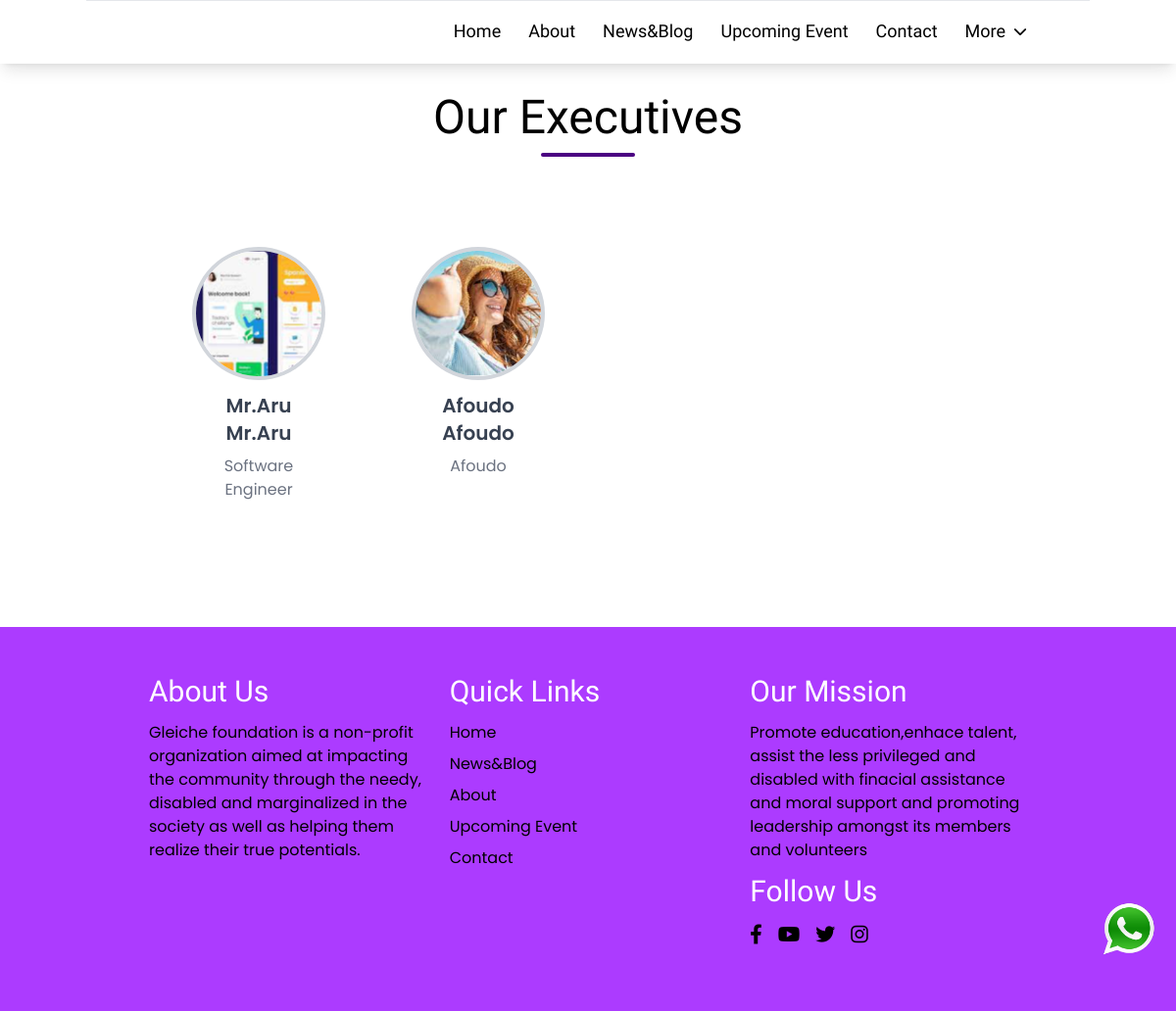
Page /executives/ on the committed database.
### backend/models.py (models this page shows, shortened)
class Executive(models.Model):
    image = models.ImageField(upload_to=executives_upload_to_dir, default=default_gleiche_logo, blank=True)
    firstname = models.CharField(max_length=200, null=False)
    lastname = models.CharField(max_length=200, null=False)
    position = models.CharField(max_length=200, null=False)
    publish = models.BooleanField(default=False)
    date_created = models.DateTimeField(auto_now_add=True)
    info = models.TextField()
    def fullName(self):
        return f"{self.firstname} {self.lastname}"

### frontend/views.py (the view)
# urls.py: path('executives/', views.executives, name="system_executives"),
def executives(request):
    executives = Executive.objects.filter(publish=1)
    paginator = Paginator(executives, 3)
    page_number = request.GET.get('page')
    paged_exeutive_objs = paginator.get_page(page_number)
    data = {
        'executives':paged_exeutive_objs
    }
    return render(request, "frontend/executives.html", data)

### frontend/templates/frontend/executives.html (shortened to what this page needs)
{% extends 'frontend/main.html' %}
{% load static %}
{% block content %}
<div class="container py-6 md:py-12 flex flex-col gap-4">
    <div class="flex flex-col items-center gap-3">
        <span class="font-patrick-hand text-3xl md:text-4xl lg:text-5xl">Our Executives</span>
        <div class="w-24 h-1 bg-primary rounded-md"></div>
    </div>
    <div class="py-12">
        <div class="w-full flex flex-wrap">
            {% for item in executives %}
            <div class="w-6/12 md:w-4/12 lg:w-3/12 px-0 lg:px-3">
                <div
                    class="flex flex-col items-center p-8 transition-colors duration-200 transform cursor-pointer group hover:bg-secondary rounded-xl">
                    <img class="object-cover w-24 h-24 md:w-32 md:h-32 rounded-full ring-4 ring-gray-300 group-hover:ring-primary"
                        src="/static/images{{item.image.url}}"
                        alt="">
                    <h1
                        class="mt-4 text-lg md:text-xl font-semibold text-gray-700 capitalize dark:text-white group-hover:text-white text-center">
                        {{item.fullName}}</h1>
                    <p
                        class="mt-2 text-sm md:text-base text-gray-500 capitalize dark:text-gray-300 group-hover:text-primary text-center">
                        {{item.position}}</p>
                </div>
            </div>
            {% endfor %}
        </div>
    </div>
</div>
{% endblock %}

### rows in the picture
Executive: image (picture), fullName "Mr.Aru Mr.Aru", position "Software Engineer"
Executive: image (picture), fullName "Afoudo Afoudo", position "Afoudo"
